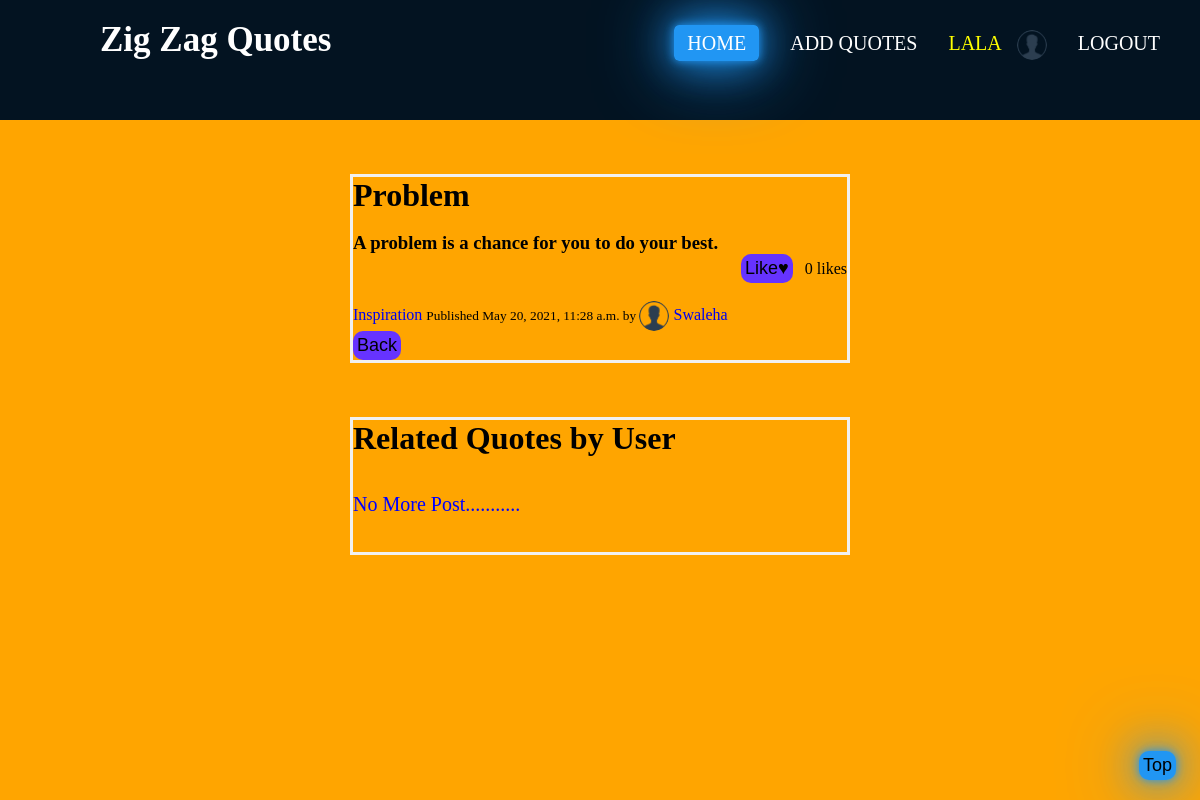
/quote_detail/2/Inspiration/ (signed in), run on the app's committed database.
### quotes/models.py (models this page shows, shortened)
class Profile(models.Model):
    profile_pic = models.ImageField(default="profile.png", upload_to='images/', blank=True, null=True)
    user = models.OneToOneField(settings.AUTH_USER_MODEL, on_delete=models.CASCADE)
    bio = models.CharField(max_length=250, default="I am")
    date_of_birth = models.DateField(blank=True, null=True)
    facebook_url = models.CharField(max_length=250, null=True, blank=True)
    youtube_url = models.CharField(max_length=250, null=True, blank=True)
    twitter_url = models.CharField(max_length=250, null=True, blank=True)
    linkedin_url = models.CharField(max_length=250, null=True, blank=True)
    instagram_url = models.CharField(max_length=250, null=True, blank=True)

class Quote(models.Model):
    author = models.ForeignKey(settings.AUTH_USER_MODEL, on_delete=models.CASCADE, related_name='quotes')
    title = models.CharField(max_length=250)
    body = models.TextField()
    users_like = models.ManyToManyField(settings.AUTH_USER_MODEL, related_name='Quotes_liked', blank=True)
    time = models.DateTimeField(auto_now_add=True, db_index=True)
    category = models.CharField(max_length=250, default='Popular Quote')
    def total_likes(self):
        return self.users_like.count()

### quotes/views.py (the view)
# urls.py: path('quote_detail/<int:pk>/<str:category>/', views.QuoteDetail.as_view(), name='quote_detail'),
class QuoteDetail(DetailView):
    model = Quote
    template_name = "quotes/quote_detail.html"
    def get_context_data(self, **kwargs):
        context = super().get_context_data(**kwargs)
        query = Quote.objects.get(id=self.kwargs['pk'])
        context['total_likes'] = query.total_likes()
        context['post'] = Quote.objects.filter(author=query.author)
        context['post1'] = len(Quote.objects.filter(author=query.author))
        liked = False
        if query.users_like.filter(id=self.request.user.id).exists():
            liked = True
        context['liked'] = liked
        return context

### quotes/templates/quotes/quote_detail.html (shortened to what this page needs)
{% extends "home_layout.html" %}
{% load static %}
{% block content %}
    <h1>{{quote.title|safe}}</h1><br>
    <h3>{{quote.body|safe}}</h3>
        <form action="{% url 'quotes:quote_like' quote.pk %}" method ="POST" style="text-align:right;">
        {% if liked %}
            <input type="submit" name="quote_id" value="Like&#9829;" style="color:red;">
        {% else %}
            <input type="submit" name="quote_id" value="Like&#9829;" >
        {% endif %}&ensp;{{total_likes}} likes
        </form><br>
    <a href="{% url 'quotes:categories' quote.category|slugify %}" >{{quote.category|safe}}</a>
    <small> Published {{quote.time }} by </small>
            {% if quote.author.profile.profile_pic %}
            <img class="image" src="{{quote.author.profile.profile_pic.url}}">
                {% else %}<img class="image" src="{% static 'profile.png' %}">
            {% endif %}
             <a  href="{% url 'profile_page' quote.author.profile.id %}">{{quote.author|capfirst}}</a>&ensp;
<br><button><a href="{% url 'quotes:home' %}" style="color:black;">Back</a></button>
{% endblock %}
{% block footer %}
<h1>Related Quotes by User</h1><br><br>
{% if post1 == 1 %}
<p>No More Post...........</p><br><br>
{% endif %}
{% endblock %}

### quotes/templates/home_layout.html (shortened to what this page needs)
{% load static %}
<html>
{% load static %}
<head>
</head>
<body>
<nav>
    <small class="logo"><a class="active" href="{% url 'quotes:home' %}" style="color:white;box-shadow:none;background:none;">Zig Zag Quotes</a></small>
    <ul>
        <li><a class="active" href="{% url 'quotes:home' %}">home</a></li>
        <li><a href="{% url 'quotes:add_quotes' %}">Add Quotes</a></li>
        {% if request.user.is_authenticated %}
            <li><a  href="{% url 'profile_page' user.profile.id %}" style="color: yellow; box-shadow:none; padding:0; background: none;">
                {{user.username}}&ensp;
                {% if user.profile.profile_pic %}<img class="image1" src="{{user.profile.profile_pic.url}}">
                {% else %}<img class="image1" src="{% static 'profile.png' %}">
                {% endif %}
            </a></li>
            <li><a href="{% url 'logout' %}">Logout</a></li>
        {% else %}
            <li><a href="{% url 'login' %}">Log-in</a></li>
            <li><a href="{% url 'register' %}">Register</a></li>
        {% endif %}
    </ul>
</nav><br>
     <br>
     <br>
    <div class="content">
        {% block content %}
        {% endblock %}
     </div><br><br><br>
    <div class="footer">
        {% block footer %}
        {% endblock %}
     </div><br>
<button onclick="topFunction()" id="myBtn" title="Go to top">Top</button>
</body>
</html>

### quotes/templates/home_layout.html (style rules this page uses)
* { padding: 0; margin: 0; text-decoration: none; list-style: none; box-sizing: border-box; }
p { font-size: 20px; color: blue; }
body { background: orange; }
nav { background: #031321; height: 120px; width: 100% }
small.logo { color: white; font-size: 35px; line-height: 80px; padding: 0 100px; font-weight: bold; }
nav ul { float: right; margin-right: 20px; padding: 30px 0 0 0; }
nav ul li { display: inline-block; line-height: 20px; margin: 0 7px; }
nav ul li a { color: white; font-size: 20px; padding: 7px 13px; border-radius: 5px; text-decoration: none; text-transform: uppercase; }
#myBtn { display: block; position: fixed; bottom: 20px; right: 2%; cursor: pointer; }
.active, #myBtn, a:hover { background: #2196f3; box-shadow: 0 0 10px #2196f3, 0 0 40px #2196f3, 0 0 80px #2196f3; transition: .5s; }
.image1 { vertical-align: middle; width: 30px; height: 30px; border-radius: 50%; }
input, button, label { border-radius: 10px; border: none; padding: 4px; color: #000; background-color: #6633FF; font-size: 18px; }

### quotes/templates/quotes/quote_detail.html (style rules this page uses)
.content ,.footer { max-width: 500px; margin: auto; border: 3px solid #f1f1f1; }
.image { vertical-align: middle; width: 30px; height: 30px; border-radius: 50%; }

### data on the page
Quote: title "Problem", body "A problem is a chance for you to do your best.", category "Inspiration", time "May 20, 2021, 11:28 a.m.", author.profile.profile_pic (placeholder picture), author "Swaleha"

### other printed values
{{ user.username }} "LALA"
{{ total_likes }} "0"
